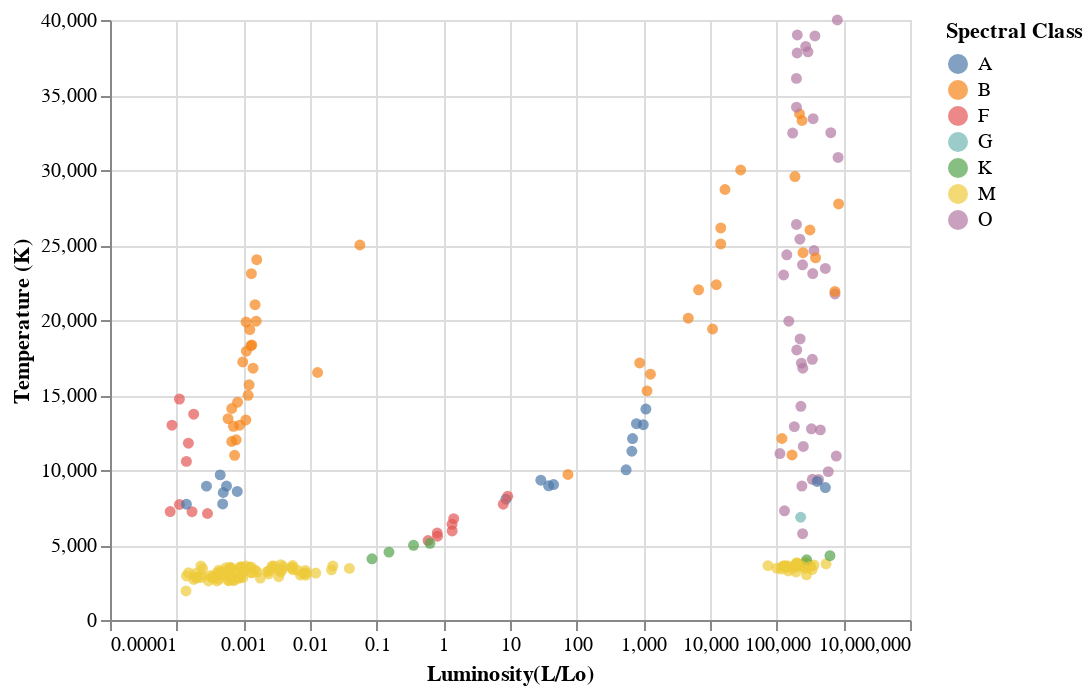

This figure's notebook cell:
### Markdown cell above
## Graphical Relationship of Luminosity and Temperature for Spectral Class

### Code cell
import altair as alt

star_chart = alt.Chart(star_data).mark_circle().encode(

    x = alt.X('Luminosity(L/Lo):Q', scale = alt.Scale(type = 'log', domain = [0.00001, 10000000])),
    y = 'Temperature (K):Q',
    color = "Spectral Class:N"
)
star_chart

### Figure 1 — Vega-Lite specification as saved in the notebook (floating-point values rounded to 4 significant figures; data arrays with more than 128 entries replaced by an {"elided": "..."} marker saying what was removed)
{"config": {"view": {"continuousWidth": 400, "continuousHeight": 300}}, "data": {"name": "data-d4116e481af0db509e2ea7b6f441218f"}, "mark": "circle", "encoding": {"color": {"field": "Spectral Class", "type": "nominal"}, "x": {"field": "Luminosity(L/Lo)", "scale": {"domain": [1e-05, 10000000], "type": "log"}, "type": "quantitative"}, "y": {"field": "Temperature (K)", "type": "quantitative"}}, "$schema": "https://vega.github.io/schema/vega-lite/v4.17.0.json", "datasets": {"data-d4116e481af0db509e2ea7b6f441218f": {"elided": "240 records"}}}
